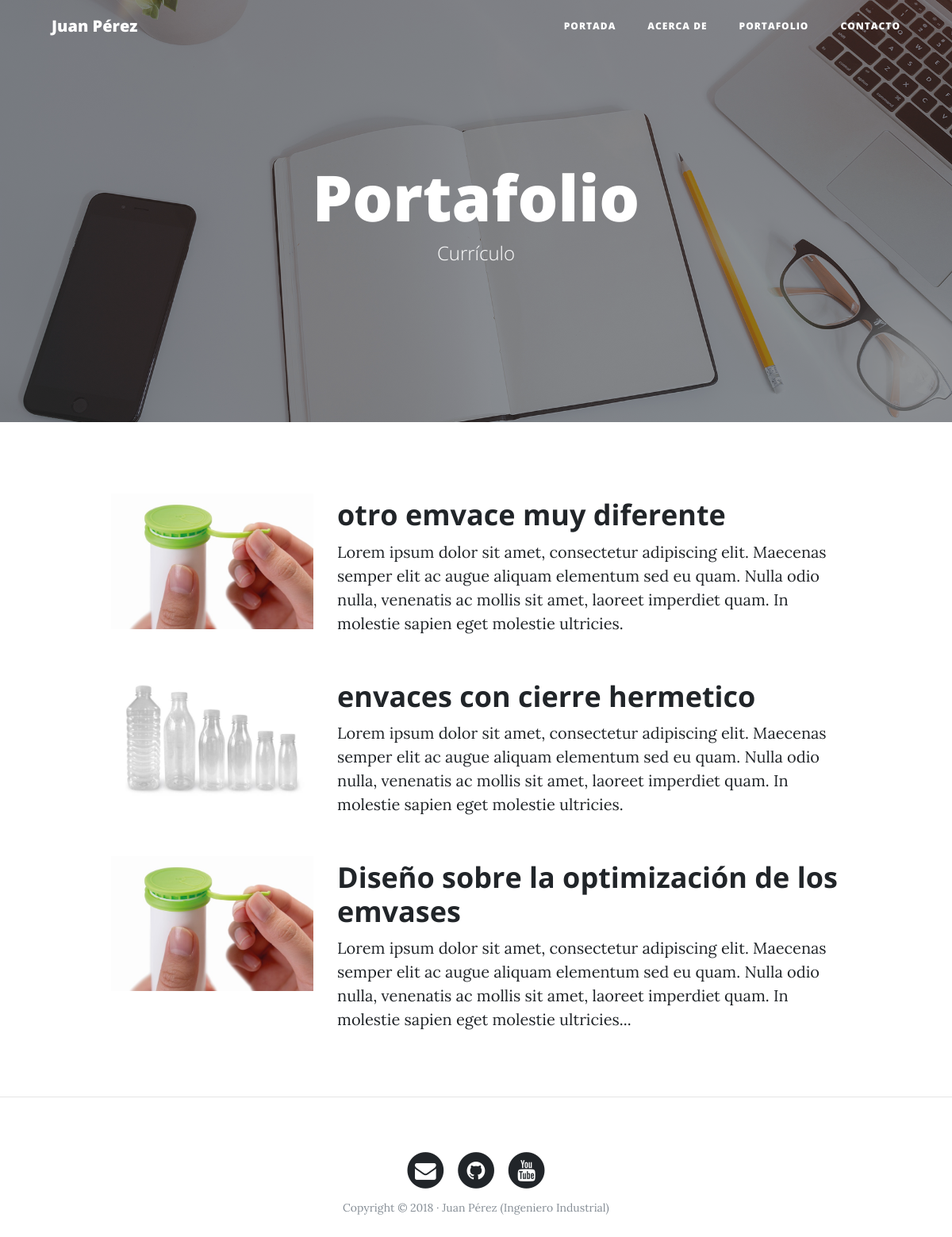
The page /portfolio/ on the database its author committed.
### portfolio/models.py (models this page shows, shortened)
class Project(models.Model):
    title = models.CharField(max_length=200,verbose_name = "titulo")
    description = models.TextField(verbose_name = "descripcion")
    link = models.URLField(max_length=200, null=True, blank=True)
    image = models.ImageField(verbose_name = "imagen", upload_to="projects") # para guardarlo en esta carpeta / crea esta carpeta
    created = models.DateTimeField(auto_now_add=True,verbose_name = "fecha de creacion")
    updated = models.DateTimeField(auto_now=True,verbose_name = "fecha de edicion")
    class Meta:
        verbose_name = "Proyecto"
        verbose_name_plural = "Proyectos"
        ordering = ["-created"]

### portfolio/views.py (the view)
# urls.py: path('portfolio/', portfolio_views.portfolio, name="portfolio"),
def portfolio(request):
    projects = Project.objects.all()
    return render(request,"portfolio/portfolio.html", {'projects':projects})

### portfolio/templates/portfolio/portfolio.html (shortened to what this page needs)
{% extends 'core/base.html' %}
{% block background %}{% load static %}{% static 'core/img/portfolio-bg.jpg' %}{% endblock %}
{% block headers %}
<h1>Portafolio</h1>
<span class="subheading">Currículo</span>
{% endblock %}
{% block content %}
{% for project in projects %}
<div class="row project">
    <div class="col-lg-3 col-md-4 offset-lg-1">
        <img class="img-fluid" src="{{project.image.url}}" alt="">
    </div>
    <div class="col-lg-7 col-md-8">
        <h2 class="section-heading title">{{project.title}}</h2>
        <p>{{project.description}}</p>
    </div>
</div>
{% endfor %}
{% endblock %}

### core/templates/core/base.html (shortened to what this page needs)
<!DOCTYPE html>
<html lang="es">
<head>
  {% load static %}
  <link href="{% static 'core/vendor/bootstrap/css/bootstrap.min.css' %}" rel="stylesheet">
  <link href="{% static 'core/vendor/font-awesome/css/font-awesome.min.css' %}" rel="stylesheet" type="text/css">
  <link href="{% static 'core/css/clean-blog.min.css' %}" rel="stylesheet">
</head>
<body>
  <nav class="navbar navbar-expand-lg navbar-light fixed-top" id="mainNav">
    <div class="container">
      <a class="navbar-brand" href="{% url 'home' %}">Juan Pérez</a>
      <div class="collapse navbar-collapse" id="navbarResponsive">
        <ul class="navbar-nav ml-auto">
          <li class="nav-item">
            <a class="nav-link" href="{% url 'home' %}">Portada</a>
          </li>
          <li class="nav-item">
            <a class="nav-link" href="{% url 'about' %}">Acerca de</a>
          </li>
          <li class="nav-item">
            <a class="nav-link" href="{% url 'portfolio' %}">Portafolio</a>
          </li>
          <li class="nav-item">
            <a class="nav-link" href="{% url 'contact' %}">Contacto</a>
          </li>
        </ul>
      </div>
    </div>
  </nav>
  <header class="masthead" style="background-image: url(' {% block background %}{% endblock %} ')">
    <div class="overlay"></div>
    <div class="container">
      <div class="row">
        <div class="col-lg-8 col-md-10 mx-auto">
          <div class="site-heading">
            {% block headers %}{% endblock %}
          </div>
        </div>
      </div>
    </div>
  </header>
  <div class="container">
    {% block content %}
    {% endblock %}
  </div>
  {% if request.path != "/" %}
  <hr>{% endif %}
  <footer>
    <div class="container">
      <div class="row">
        <div class="col-lg-8 col-md-10 mx-auto">
          <ul class="list-inline text-center">
            <li class="list-inline-item">
              <a href="#">
                <span class="fa-stack fa-lg">
                  <i class="fa fa-circle fa-stack-2x"></i>
                  <i class="fa fa-envelope fa-stack-1x fa-inverse"></i>
                </span>
              </a>
            </li>
            <li class="list-inline-item">
              <a href="#">
                <span class="fa-stack fa-lg">
                  <i class="fa fa-circle fa-stack-2x"></i>
                  <i class="fa fa-github fa-stack-1x fa-inverse"></i>
                </span>
              </a>
            </li>
            <li class="list-inline-item">
              <a href="#">
                <span class="fa-stack fa-lg">
                  <i class="fa fa-circle fa-stack-2x"></i>
                  <i class="fa fa-youtube fa-stack-1x fa-inverse"></i>
                </span>
              </a>
            </li>
          </ul>
          <p class="copyright text-muted">Copyright &copy; 2018 · Juan Pérez (Ingeniero Industrial) </p>
        </div>
      </div>
    </div>
  </footer>
</body>
</html>

### rows shown on the page
Project: image (picture), title "otro emvace muy diferente", description "Lorem ipsum dolor sit amet, consectetur adipiscing elit. Maecenas semper elit ac augue aliquam elementum sed eu quam. Nulla odio nulla, venenatis ac mollis sit amet, laoreet imperdiet quam. In molestie sapien eget molestie ultricies."
Project: image (picture), title "envaces con cierre hermetico", description "Lorem ipsum dolor sit amet, consectetur adipiscing elit. Maecenas semper elit ac augue aliquam elementum sed eu quam. Nulla odio nulla, venenatis ac mollis sit amet, laoreet imperdiet quam. In molestie sapien eget molestie ultricies."
Project: image (picture), title "Diseño sobre la optimización de los emvases", description "Lorem ipsum dolor sit amet, consectetur adipiscing elit. Maecenas semper elit ac augue aliquam elementum sed eu quam. Nulla odio nulla, venenatis ac mollis sit amet, laoreet imperdiet quam. In molestie sapien eget molestie ultricies..."
